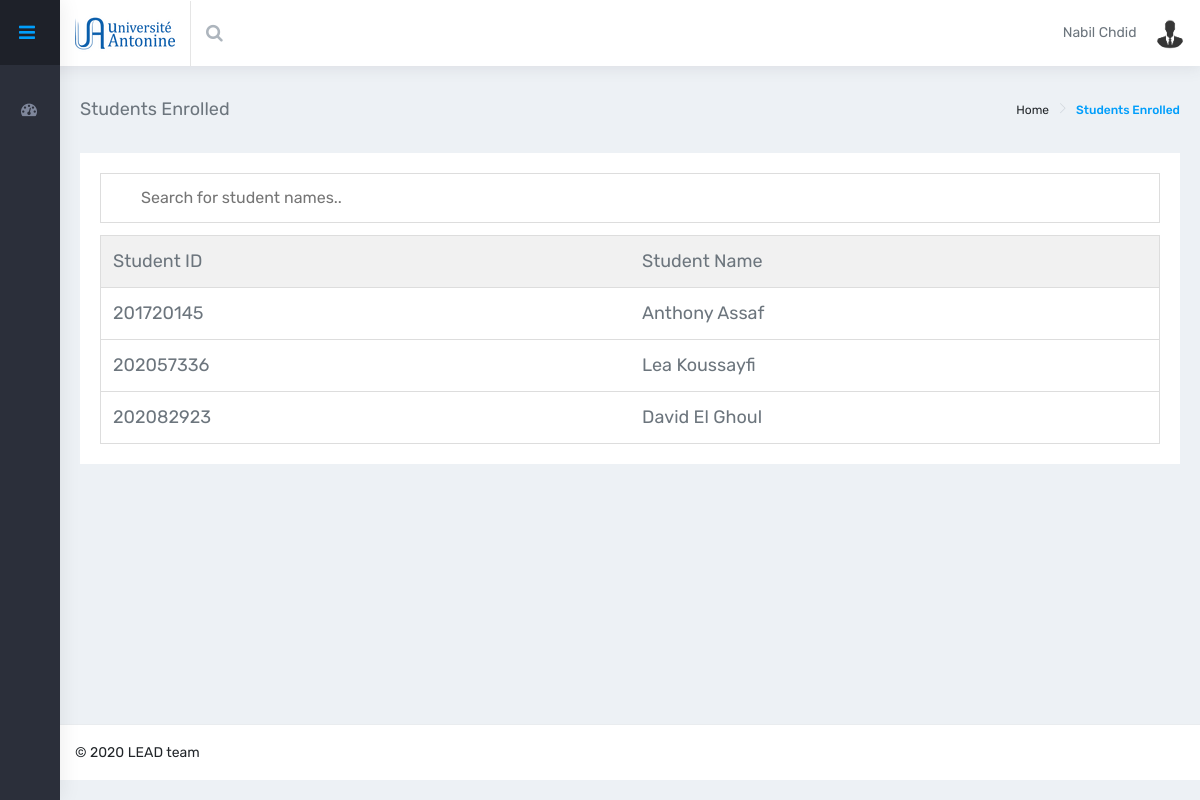
The app's page /PL/views/teacherStudentsEnrolled-page.php?classId=2 (signed in) with its own data.
### tables this page shows
CREATE TABLE `user` (
  `id` int(11) NOT NULL,
  `idRole` int(11) DEFAULT NULL,
  `idFaculty` int(11) DEFAULT NULL,
  `idStudentStatus` int(11) DEFAULT NULL,
  `idTeacherAcademicRank` int(11) DEFAULT NULL,
  `email` varchar(100) NOT NULL,
  `password` varchar(100) NOT NULL,
  `firstname` varchar(100) NOT NULL,
  `lastname` varchar(100) NOT NULL,
  `profileImageURL` varchar(100) NOT NULL DEFAULT 'default.jpg',
  `salt` varchar(6) NOT NULL,
  `isDeleted` tinyint(1) NOT NULL DEFAULT 0,
  `userID` int(11) NOT NULL
);

### DAL/courseRepository.php (called while the page is built, shortened)
<?php
include_once('connection.php');
function selectTeacherClassStudents($id){
    GLOBAL $con;
    $query = "SELECT user.* FROM user, studentenrollment, class WHERE user.id = studentenrollment.idStudent AND studentenrollment.idClass = class.id AND class.id = '$id'";
    $results = mysqli_query($con, $query);
    if (mysqli_num_rows($results) > 0 ) {
        $students = array();
        while($row = mysqli_fetch_assoc($results)){
            array_push($students, $row);
        }
        return $students;
    }
    return array();
}
?>

### BLL/courseManager.php (called while the page is built, shortened)
<?php
include_once('../../DAL/courseRepository.php');
function getTeacherClassStudents($id){
    return selectTeacherClassStudents($id);
}
?>

### PL/views/teacherStudentsEnrolled-page.php (the view, shortened to what this page needs)
<?php
include_once("../../BLL/courseManager.php");
?>
<!DOCTYPE html>
<html lang="en">
<head>
    <link rel="stylesheet" href="../assets/icons/font-awesome/css/font-awesome.css">
    <link href="../styles/style.css" rel="stylesheet">
    <link href="../styles/pages/adminManageCourses-page.css" rel="stylesheet">
    <link href="../styles/pages/studentDashboard-page.css" rel="stylesheet">
</head>
<body class="skin-default-dark fixed-layout">
    <div id="main-wrapper">
        <header class="topbar">
            <nav class="navbar top-navbar navbar-expand-md navbar-dark">
                <div class="navbar-header">
                    <a class="navbar-brand" href="index.php">
                        <b>
                            <img src="../assets/images/UAlogoName.png" alt="homepage" class="dark-logo" />
                        </b>
                    </a>
                </div>
                <div class="navbar-collapse">
                    <ul class="navbar-nav mr-auto">
                        <li class="nav-item search-box"> <a class="nav-link waves-effect waves-dark" href="javascript:void(0)"><i class="fa fa-search"></i></a>
                        </li>
                    </ul>
                    <ul class="navbar-nav my-lg-0">
                        <li class="nav-item dropdown"> <?php echo $_SESSION['fname']; ?> <?php echo $_SESSION['lname']; ?>
                            <a class="nav-link dropdown-toggle text-muted waves-effect waves-dark" href="" data-toggle="dropdown" aria-haspopup="true" aria-expanded="false"><img src="../assets/images/users/<?php echo $_SESSION['ppURL']?>" alt="user" class="img-circle" width="30"></a>
                        </li>
                    </ul>
                </div>
            </nav>
        </header>
        <aside class="left-sidebar">
            <div class="d-flex no-block nav-text-box align-items-center">
                <a class="waves-effect waves-dark ml-auto hidden-sm-down" href="javascript:void(0)"><i class="fa fa-bars fa-lg"></i></a>
            </div>
            <div class="scroll-sidebar">
                <nav class="sidebar-nav">
                    <ul id="sidebarnav">
                    <li> <a class="waves-effect waves-dark" href="teacherDashboard-page.php" aria-expanded="false"><i class="fa fa-tachometer"></i><span class="hide-menu">Dashboard</span></a></li>
                   </ul>
                </nav>
            </div>
        </aside>
        <div class="page-wrapper">
            <div class="container-fluid">
                <div class="row page-titles">
                    <div class="col-md-5 align-self-center">
                        <h4 class="text-themecolor">Students Enrolled</h4>
                    </div>
                    <div class="col-md-7 align-self-center text-right">
                        <div class="d-flex justify-content-end align-items-center">
                            <ol class="breadcrumb">
                                <li class="breadcrumb-item"><a href="javascript:void(0)">Home</a></li>
                                <li class="breadcrumb-item active">Students Enrolled</li>
                            </ol>
                        </div>
                    </div>
                </div>
                <div class="row">
                    <div class="col-12">
                        <div class="card">
                            <div class="card-body">
                                <input type="text" id="myInput" onkeyup="myFunction()" placeholder="Search for student names..">
                                <table id="myTable">
                                    <tr class="header">
                                        <th style="width:25%;">Student ID</th>
                                        <th style="width:25%">Student Name</th>
                                    </tr>
                                    <?php
                                    $classId = $_GET['classId'];
                                    $students = getTeacherClassStudents($classId);
                                    foreach ($students as $student) : ?>
                                        <tr>
                                            <td><?php echo $student['userID'] ?></td>
                                            <td><?php echo $student['firstname']." ".$student['lastname'] ?></td>
                                        </tr>
                                    <?php endforeach ?>
                                </table>
                            </div>
                        </div>
                    </div>
                </div>
        </div>
    </div>
    <footer class="footer">
        © 2020 LEAD team</a>
    </footer>
    </div>
</body>
</html>

### PL/styles/pages/adminManageCourses-page.css (style rules this page uses)
#myInput { background-image: url('/css/searchicon.png'); background-position: 10px 12px; background-repeat: no-repeat; width: 100%; font-size: 16px; padding: 12px 20px 12px 40px; border: 1px solid #ddd; margin-bottom: 12px; }
#myTable { border-collapse: collapse; width: 100%; border: 1px solid #ddd; font-size: 18px; }
#myTable th, #myTable td { text-align: left; padding: 12px; }
#myTable tr { border-bottom: 1px solid #ddd; }
#myTable tr.header, #myTable tr:hover { background-color: #f1f1f1; }

### records on screen
user: userID "201720145", firstname "Anthony", lastname "Assaf"
user: userID "202057336", firstname "Lea", lastname "Koussayfi"
user: userID "202082923", firstname "David", lastname "El Ghoul"

### other values on screen
$_SESSION['fname'] "Nabil"
$_SESSION['lname'] "Chdid"
